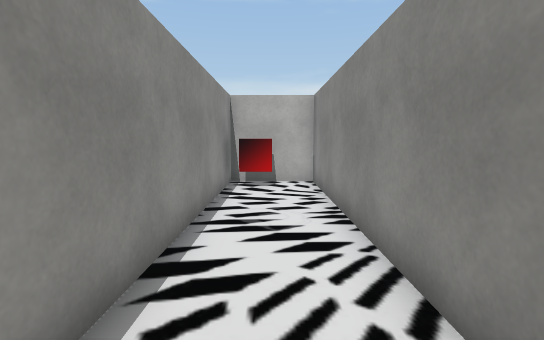
View 1 (above)

18 first-person views from a walk through a Unity game level. The camera is 1.5 m above the floor, tilts 6° down and sees 85° across. The floor is counted in squares, 1 m on a side. Each view is taken from the middle of a square. On the plan, view 1 faces up. The plan holds only what a view shows up to about 15 squares ahead; the rest is blank. The place goes on beyond the plan. The player is left out. Some surface patterns are stand-ins.

View 2
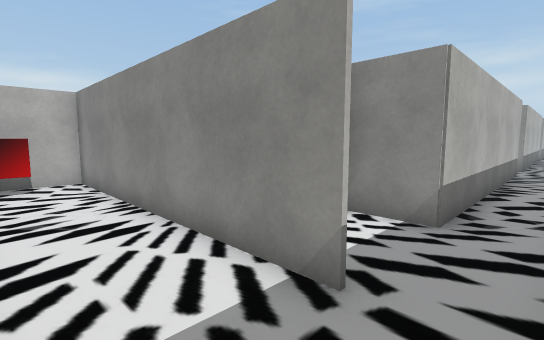

View 3
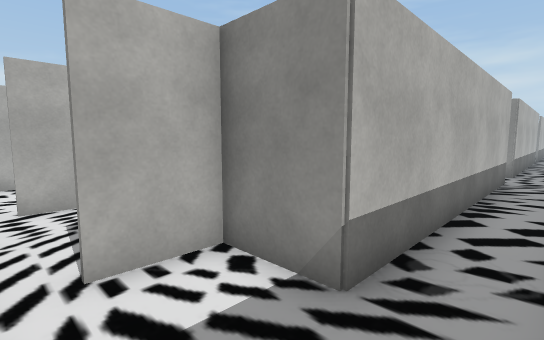

View 4
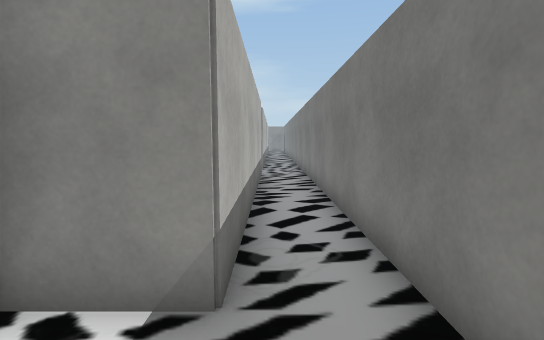

View 5
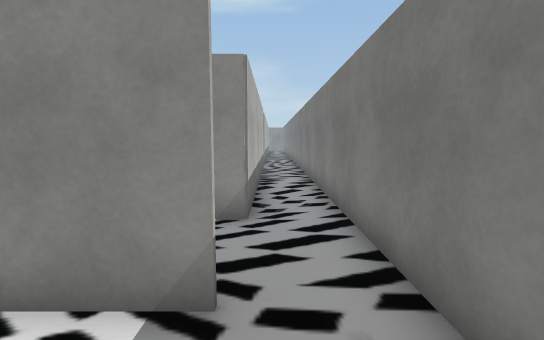

View 6
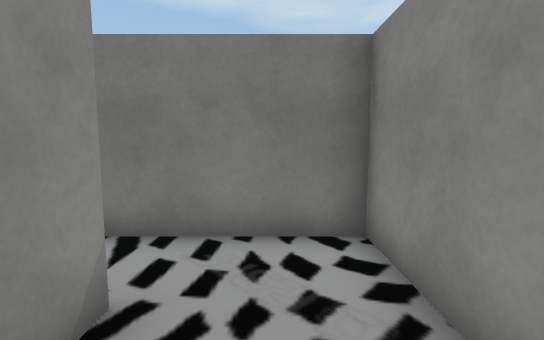

View 7
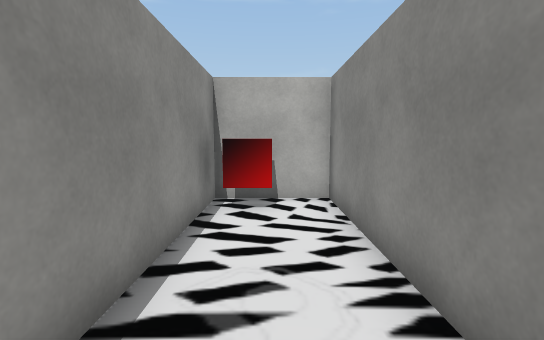

View 8
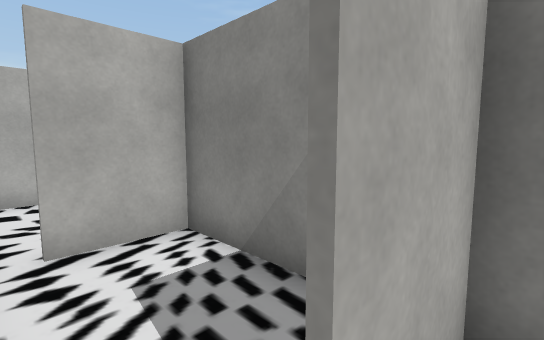

View 9
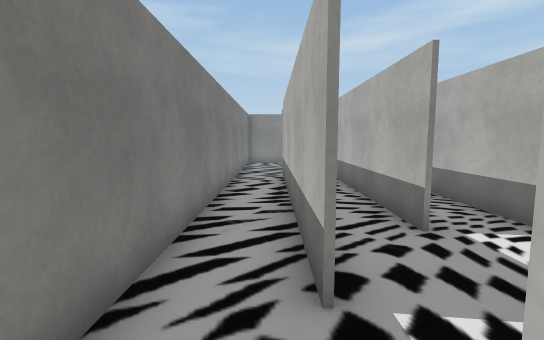

View 10
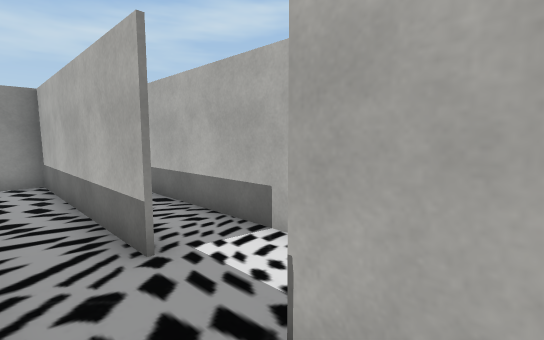

View 11
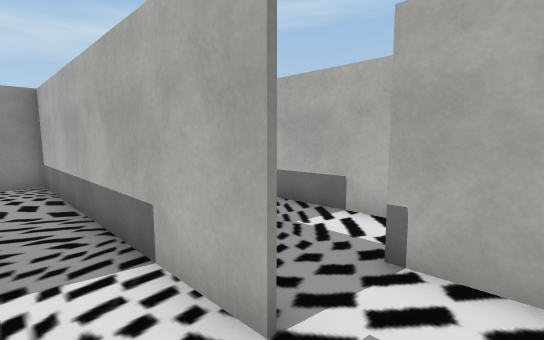

View 12
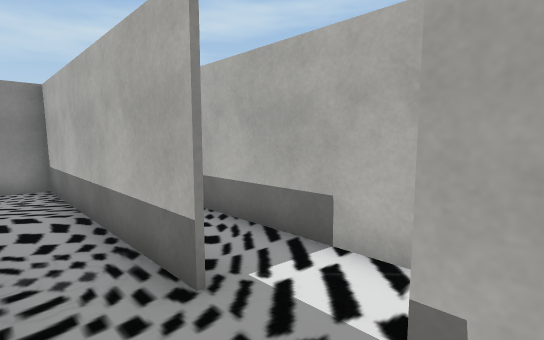

View 13
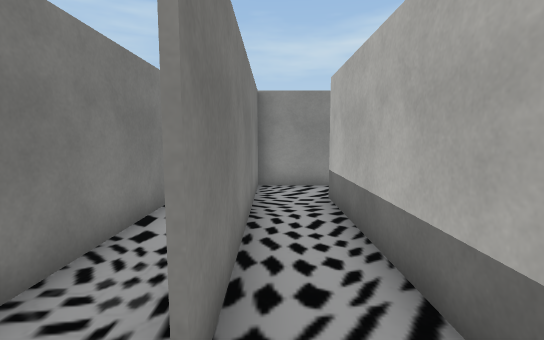

View 14
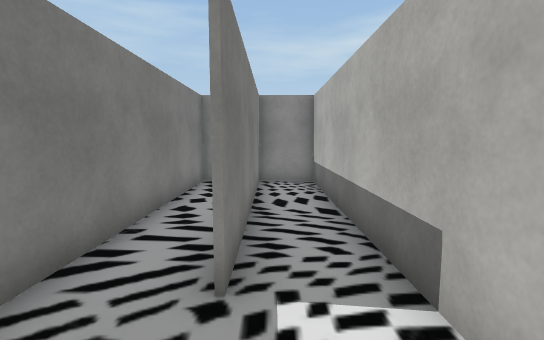

View 15
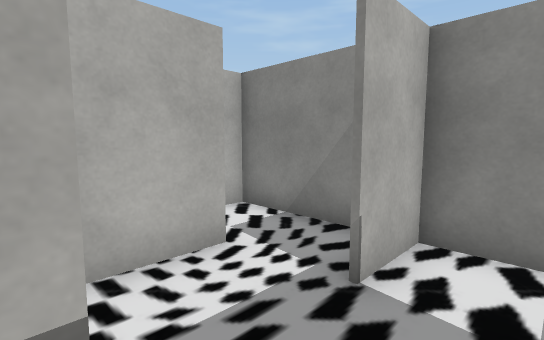

View 16
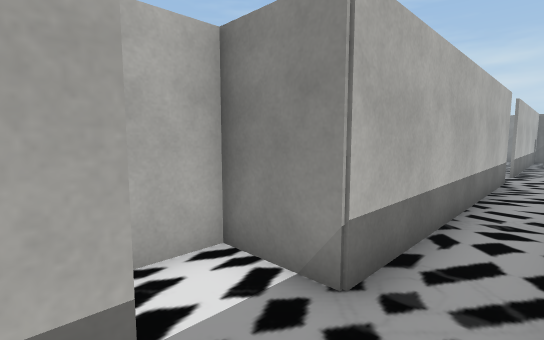

View 17
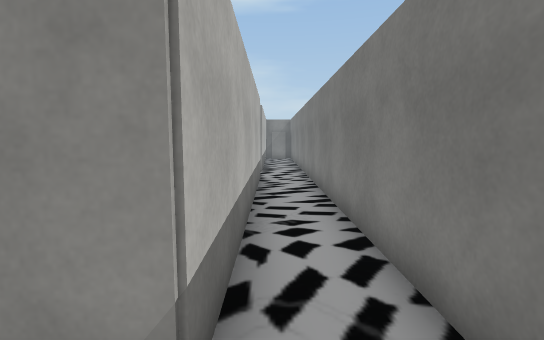

View 18
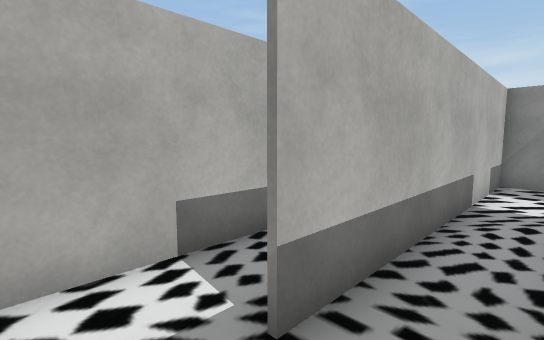

### Floor plan
Ten units are one square. View 1 is at (0, 0); x grows to the right and y downward. Boxes are objects, and circles mark ways between rooms. Rooms are numbered by the first view taken in them; rooms with no view inside come last. Other rooms are left out.
<svg viewBox="-19 -109 259 129">
<path fill="none" stroke="#000" d="M15 -4 15 -104 -14 -104 -14 15 16 15M46 -24 26 -24M16 15 145 15M146 -4 45 -4 45 -21M145 15 235 15M165 -24 146 -24M124 -24 46 -24M235 -4 165 -4 165 -20M46 -21 46 -6 125 -6M146 -45 45 -45M165 -20 165 -46M46 -40 46 -21M45 -26 124 -26M126 -65 40 -65M72 -46 115 -46M165 -46 165 -60M165 -65 145 -65M46 -60 46 -40M49 -66 125 -66M46 -89 46 -60M165 -60 165 -85 65 -85M30 -104 22 -104M45 -21 45 -65M40 -65 25 -65"/>
<rect x="-5" y="-95" width="10" height="10" fill="#bbb"><title>other object</title></rect>
<circle cx="10" cy="5" r="3" fill="#2a7"/>
<circle cx="140" cy="10" r="3" fill="#2a7"/>
<circle cx="20" cy="-30" r="3" fill="#2a7"/>
<circle cx="135" cy="-20" r="3" fill="#2a7"/>
<circle cx="150" cy="-40" r="3" fill="#2a7"/>
<circle cx="135" cy="-60" r="3" fill="#2a7"/>
<circle cx="20" cy="-60" r="3" fill="#2a7"/>
<text x="0" y="-40">1</text>
<text x="60" y="10">2</text>
<text x="160" y="0">3</text>
<text x="110" y="-30">4</text>
<text x="110" y="-50">5</text>
<text x="90" y="-70">6</text>
<text x="20" y="-90">7</text>
<text x="20" y="-40">8</text>
</svg>
Room 1 opens to room 2. Room 2 opens to room 3. Room 2 opens to room 8. Room 3 opens to room 4. Room 4 opens to room 5. Room 5 opens to room 6. Room 7 opens to room 8.

Where each view was taken, in squares from view 1:
view 1: 0 up, 0 right, facing up
view 2: 1 down, 1 left, facing up-right
view 3: 1 down, 2 right, facing up-right
view 4: 0 up, 2 right, facing right
view 5: 0 up, 1 left, facing right
view 6: 3 up, 0 right, facing down
view 7: 3 up, 0 right, facing up
view 8: 2 up, 2 right, facing up-right
view 9: 0 up, 17 right, facing left
view 10: 1 up, 16 right, facing up-left
view 11: 3 up, 16 right, facing up-left
view 12: 5 up, 15 right, facing up-left
view 13: 7 up, 14 right, facing left
view 14: 3 up, 15 right, facing left
view 15: 1 up, 12 right, facing up-right
view 16: 1 down, 14 right, facing up-right
view 17: 0 up, 15 right, facing right
view 18: 7 up, 5 right, facing up-right
